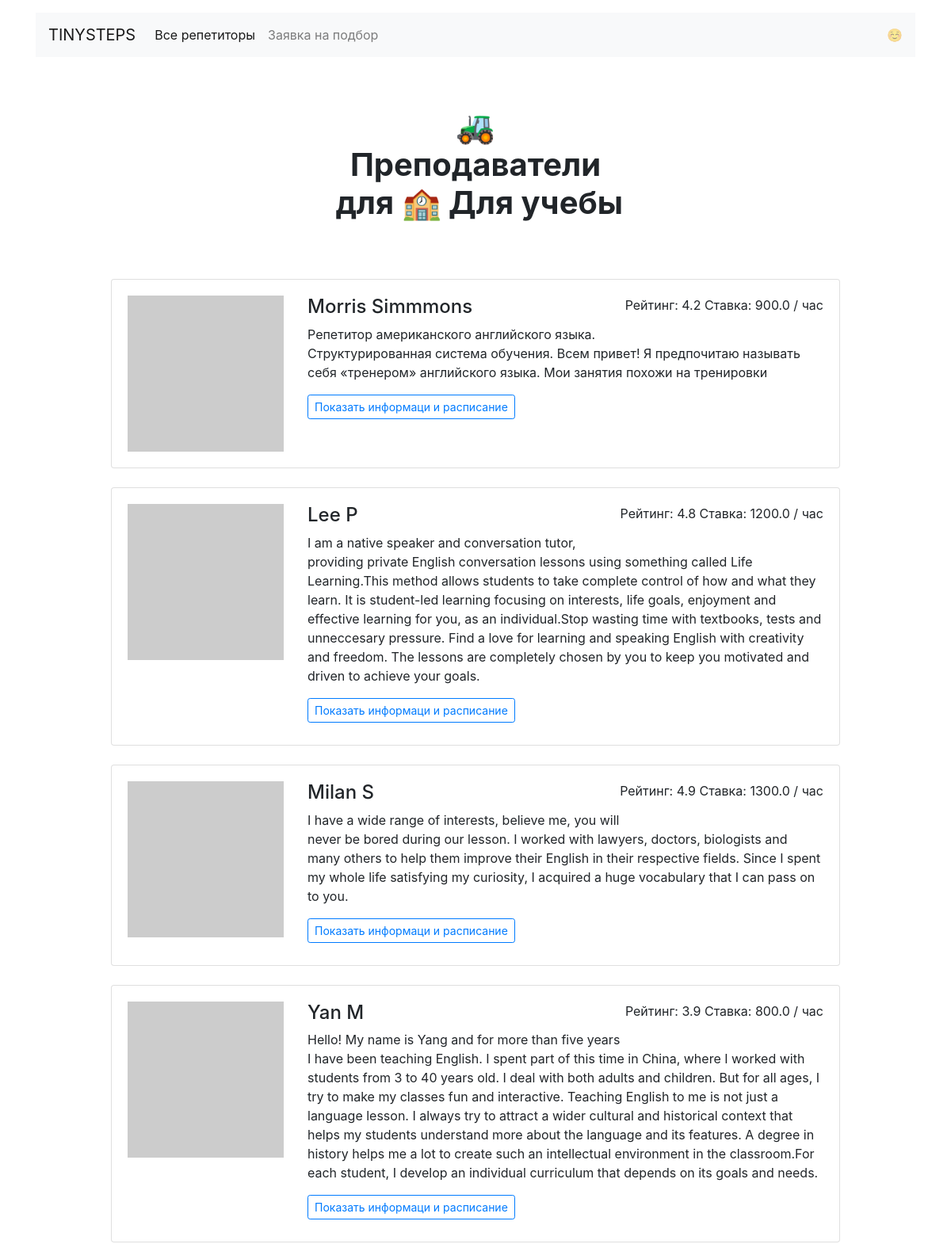
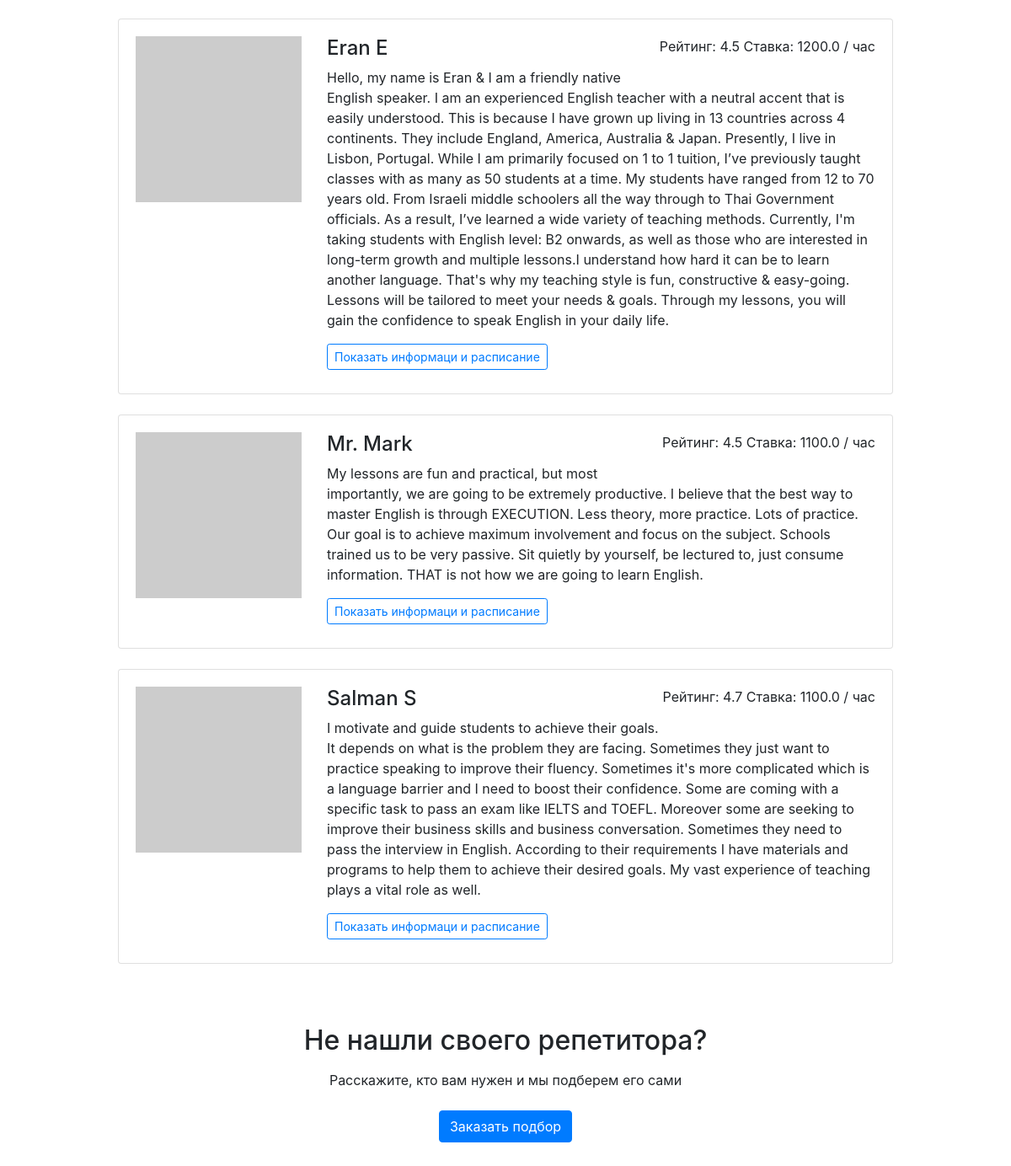
The app's page /goals/study with its own data (2 pictures, top to bottom).
### models.py (models this page shows, shortened)
class Goal(db.Model):
	__tablename__ = 'goals'
	id = db.Column(db.Integer, primary_key=True)
	goal_slug = db.Column(db.String, unique=True)
	goal_text = db.Column(db.String, unique=True)
	teacher = db.relationship(
		'Teacher', secondary=teacher_goals_association, back_populates='goals')
	created_at = db.Column(db.DateTime, default=datetime.datetime.utcnow(),  nullable=False)

class Teacher(db.Model):
	__tablename__ = 'teachers'
	id = db.Column(db.Integer, primary_key=True)
	name = db.Column(db.String, nullable=False)
	email = db.Column(db.String, nullable=False, unique=True)
	about = db.Column(db.Text)
	rating = db.Column(db.Float)
	picture = db.Column(db.String)
	price = db.Column(db.Float)
	timetables = db.relationship('Timetable', back_populates='teacher')
	bookings = db.relationship('Booking', back_populates='teacher')
	goals = db.relationship('Goal', secondary=teacher_goals_association, back_populates='teacher')
	created_at = db.Column(db.DateTime, default=datetime.datetime.utcnow,  nullable=False)

### app.py (the view)
@app.route('/goals/<goal>')
def goals(goal):
    goal_render = Goal.query.filter(Goal.goal_slug == goal).first()
    profiles_data = goal_render.teacher
    return render_template('goal.html',
                           profiles_data=profiles_data,
                           goal=goal_render.goal_text)

### templates/goal.html
{% extends 'base.html' %}
{% block container %}
  <main class="container mt-3">
    <h1 class="h1 text-center w-50 mx-auto mt-1 py-5 mb-4"><strong>🚜<br />Преподаватели <br>  для {{ goal }}</strong></h1>
      <div class="row">
      <div class="col-12 col-lg-10 offset-lg-1 m-auto">
      {% for profile_data in profiles_data %}
        <div class="card mb-4">
          <div class="card-body">
            <div class="row">
              <div class="col-3"><img src="{{ profile_data.picture }}" class="img-fluid" alt=""></div>
              <div class="col-9">
                <p class="float-right">Рейтинг: {{ profile_data.rating }} Ставка: {{ profile_data.price }} / час</p>
                <h2 class="h4">{{ profile_data.name }}</h2>
                <p>{{ profile_data.about }}</p>
                <a href="/profile/{{ profile_data.id }}" class="btn btn-outline-primary btn-sm mr-3 mb-2">Показать информаци и расписание</a>
              </div>
            </div>
          </div>
        </div>
      {% endfor %}
      </div>
    </div>
    <h2 class="text-center mt-5 mb-3">Не нашли своего репетитора?</h2>
    <p class="text-center mb-4">Расскажите, кто вам нужен и мы подберем его сами</p>
    <div class="text-center pb-5">
        <a href="request.html" class="btn btn-primary">Заказать подбор</a>
    </div>
  </main>
{% endblock  %}

### records on screen
Goal: goal_text "🏫 Для учебы"
Teacher: rating "4.2", price "900.0", name "Morris Simmmons", about "Репетитор американского английского языка. Структурированная система обучения. Всем привет! Я предпочитаю называть себя «тренером» английского языка. Мои занятия похожи на тренировки"
Teacher: rating "4.8", price "1200.0", name "Lee P", about "I am a native speaker and conversation tutor, providing private English conversation lessons using something called Life Learning.This method allows students to take complete control of how and what they learn. It is student-led learning focusing on interests, life goals, enjoyment and effective learning for you, as an individual.Stop wasting time with textbooks, tests and unneccesary pressure. Find a love for learning and speaking English with creativity and freedom. The lessons are completely chosen by you to keep you motivated and driven to achieve your goals."
Teacher: rating "4.9", price "1300.0", name "Milan S", about "I have a wide range of interests, believe me, you will never be bored during our lesson. I worked with lawyers, doctors, biologists and many others to help them improve their English in their respective fields. Since I spent my whole life satisfying my curiosity, I acquired a huge vocabulary that I can pass on to you."
Teacher: rating "3.9", price "800.0", name "Yan M", about "Hello! My name is Yang and for more than five years I have been teaching English. I spent part of this time in China, where I worked with students from 3 to 40 years old. I deal with both adults and children. But for all ages, I try to make my classes fun and interactive. Teaching English to me is not just a language lesson. I always try to attract a wider cultural and historical context that helps my students understand more about the language and its features. A degree in history helps me a lot to create such an intellectual environment in the classroom.For each student, I develop an individual curriculum that depends on its goals and needs."
Teacher: rating "4.5", price "1200.0", name "Eran E", about "Hello, my name is Eran & I am a friendly native English speaker. I am an experienced English teacher with a neutral accent that is easily understood. This is because I have grown up living in 13 countries across 4 continents. They include England, America, Australia & Japan. Presently, I live in Lisbon, Portugal. While I am primarily focused on 1 to 1 tuition, I’ve previously taught classes with as many as 50 students at a time. My students have ranged from 12 to 70 years old. From Israeli middle schoolers all the way through to Thai Government officials. As a result, I’ve learned a wide variety of teaching methods. Currently, I'm taking students with English level: B2 onwards, as well as…"
Teacher: rating "4.5", price "1100.0", name "Mr. Mark", about "My lessons are fun and practical, but most importantly, we are going to be extremely productive. I believe that the best way to master English is through EXECUTION. Less theory, more practice. Lots of practice. Our goal is to achieve maximum involvement and focus on the subject. Schools trained us to be very passive. Sit quietly by yourself, be lectured to, just consume information. THAT is not how we are going to learn English."
Teacher: rating "4.7", price "1100.0", name "Salman S", about "I motivate and guide students to achieve their goals. It depends on what is the problem they are facing. Sometimes they just want to practice speaking to improve their fluency. Sometimes it's more complicated which is a language barrier and I need to boost their confidence. Some are coming with a specific task to pass an exam like IELTS and TOEFL. Moreover some are seeking to improve their business skills and business conversation. Sometimes they need to pass the interview in English. According to their requirements I have materials and programs to help them to achieve their desired goals. My vast experience of teaching plays a vital role as well."
